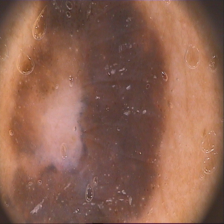
#> input picture datasets/melanoma/IMD058.png, 224 x 224 px
$ jupyter execute --allow-errors Code.ipynb
#> lines starting #> are read from the running program, lines starting #| are printed output that depends on the picture
[cell 1]
import cv2
import os
import numpy as np
from sklearn.svm import SVC
from sklearn.metrics import accuracy_score
from sklearn.model_selection import train_test_split

[cell 2]
parent_folder = 'datasets' #replace with the path of the directory containing the three sub-directories "atypicalNevus","commonNevus","melanoma"

subfolders = [subfolder for subfolder in os.listdir(parent_folder) if os.path.isdir(os.path.join(parent_folder, subfolder))]

all_images = []
all_labels = []

for label, subfolder in enumerate(subfolders):
    subfolder_path = os.path.join(parent_folder, subfolder)
    images = [os.path.join(subfolder_path, image) for image in os.listdir(subfolder_path)]
    all_images.extend(images)
    all_labels.extend([label] * len(images))
#> pass 2 of the loop `for label, subfolder in enumerate(subfolders):`:
#> pass 3 of the loop `for label, subfolder in enumerate(subfolders):`:

train_images, test_images, train_labels, test_labels = train_test_split(
    all_images, all_labels, test_size=0.2, random_state=42
)

[cell 3]
train_images

[cell 4]
classes = ['atypicalNevus', 'commonNevus', 'melanoma']

[cell 5]
def extract_hog_features(image):
    if image is None:
      print("Error: Unable to load the image.")
      return None
    # Convert the image to grayscale
    #print(image)
    gray = cv2.cvtColor(image, cv2.COLOR_BGR2GRAY)
    # Resize the image to a fixed size (optional)
    resized = cv2.resize(gray, (64, 128))
    # Calculate the HoG features
    hog = cv2.HOGDescriptor()
    features = hog.compute(resized)
    return features.flatten()

[cell 6]
len(train_images)

[cell 7]
train_data = []
train_labels1=[]
count = 0
for i in range(len(train_images)):
  image = cv2.imread(train_images[i])
#> image is the input picture: shape (224, 224, 3); mean B, G, R 81.5, 99.2, 142.8
  count = count + 1
  # if count==23:
  #   print(image)
  if image is not None:
    features = extract_hog_features(image)
#> in extract_hog_features, `gray = cv2.cvtColor(image, cv2.COLOR_BGR2GRAY)`:
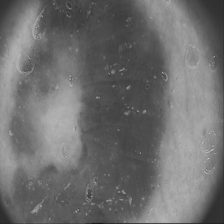
#> gray: shape (224, 224); min 24, max 203, mean 110.2
#> in extract_hog_features, `resized = cv2.resize(gray, (64, 128))`:
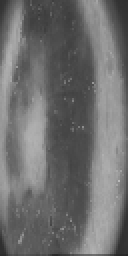
#> resized: shape (128, 64) (shown 2 times larger); min 39, max 186, mean 110.2
#> in extract_hog_features, `features = hog.compute(resized)`: features = 3780 values, max 0.502 at index 3690, min 0 at index 3261, mean 0.125
    #print(count)
    if features is not None:
      train_data.append(features)
      train_labels1.append(train_labels[i])
#> pass 2 of the loop `for i in range(len(train_images)):`:
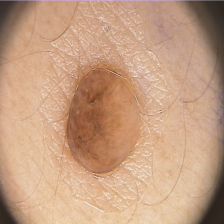
#> input picture datasets/commonNevus/IMD009.png, 224 x 224 px
#> image is the input picture: shape (224, 224, 3); mean B, G, R 129.5, 157.6, 196.5
#> in extract_hog_features (call 2), `gray = cv2.cvtColor(image, cv2.COLOR_BGR2GRAY)`:
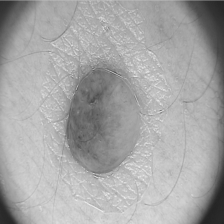
#> gray: shape (224, 224); min 36, max 237, mean 166
#> in extract_hog_features (call 2), `resized = cv2.resize(gray, (64, 128))`:
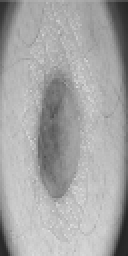
#> resized: shape (128, 64) (shown 2 times larger); min 36, max 223, mean 166
#> in extract_hog_features (call 2), `features = hog.compute(resized)`: features = 3780 values, max 0.557 at index 3374, min 0 at index 3263, mean 0.139
#> pass 3 of the loop `for i in range(len(train_images)):`:
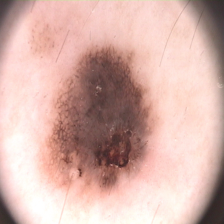
#> input picture datasets/atypicalNevus/IMD004.png, 224 x 224 px
#> image is the input picture: shape (224, 224, 3); mean B, G, R 169.8, 177.6, 213.7
#> in extract_hog_features (call 3), `gray = cv2.cvtColor(image, cv2.COLOR_BGR2GRAY)`:
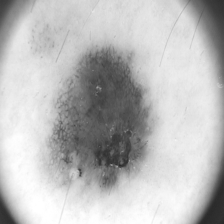
#> gray: shape (224, 224); min 41, max 255, mean 187.5
#> in extract_hog_features (call 3), `resized = cv2.resize(gray, (64, 128))`:
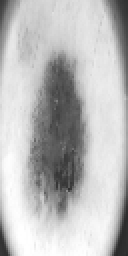
#> resized: shape (128, 64) (shown 2 times larger); min 41, max 255, mean 187.5
#> in extract_hog_features (call 3), `features = hog.compute(resized)`: features = 3780 values, max 0.6 at index 3690, min 0 at index 471, mean 0.121
#> the loop made 4 passes; the first 3 are shown


train_data = np.array(train_data)
# train_labels = np.array(train_labels)

[cell 8]
print(train_data.shape)
#| (4, 3780)

[cell 9]
train_labels = np.array(train_labels1)

## SVM

[cell 10]
svm_model = SVC()
svm_model.fit(train_data, train_labels)

[cell 11]
test_data = []
test_labels1=[]
count = 0
for i in range(len(test_images)):
  image = cv2.imread(test_images[i])
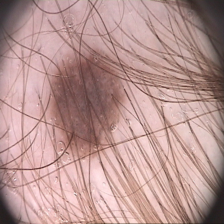
#> input picture datasets/commonNevus/IMD003.png, 224 x 224 px
#> image is the input picture: shape (224, 224, 3); mean B, G, R 146.1, 149.4, 184.2
  count = count + 1
  # if count==23:
  #   print(image)
  if image is not None:
    features = extract_hog_features(image)
#> in extract_hog_features (call 5), `gray = cv2.cvtColor(image, cv2.COLOR_BGR2GRAY)`:
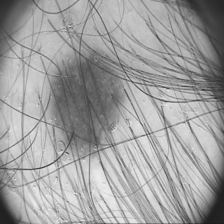
#> gray: shape (224, 224); min 27, max 241, mean 159.4
#> in extract_hog_features (call 5), `resized = cv2.resize(gray, (64, 128))`:
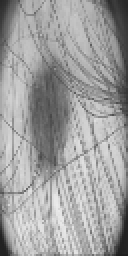
#> resized: shape (128, 64) (shown 2 times larger); min 30, max 235, mean 159.3
#> in extract_hog_features (call 5), `features = hog.compute(resized)`: features = 3780 values, max 0.362 at index 511, min 0.000798 at index 14, mean 0.145
    #print(count)
    if features is not None:
      test_data.append(features)
      test_labels1.append(test_labels[i])


test_data = np.array(test_data)
test_labels = np.array(test_labels1)

[cell 12]
y_pred_test = svm_model.predict(test_data)
#> y_pred_test = [1]
accuracy_test = accuracy_score(test_labels, y_pred_test)
#> accuracy_test = 1
print("Test Accuracy:", accuracy_test)
#| Test Accuracy: 1.0

[cell 13]
y_pred_train = svm_model.predict(train_data)
accuracy_train = accuracy_score(train_labels, y_pred_train)
print("Train Accuracy:", accuracy_train)

[cell 14]
from sklearn.metrics import classification_report, confusion_matrix

# Print the classification report
print("Classification Report:")
#> (the rest of this cell did not finish here and is left out)

[cell 15]
acc=[]
acc.append(accuracy_test)
model=['SVM','Random Forest','Naive Bayes', 'Decision Tree', 'KNN']

## Random Forest Classifier

[cell 16]
from sklearn.ensemble import RandomForestClassifier
r_classifier=RandomForestClassifier()
r_classifier.fit(train_data,train_labels)

[cell 17]
y_pred_test = r_classifier.predict(test_data)
accuracy_test = accuracy_score(test_labels, y_pred_test)
print("Test Accuracy:", accuracy_test)
#| Test Accuracy: 1.0
acc.append(accuracy_test)

[cell 18]
y_pred_train = r_classifier.predict(train_data)
accuracy_train = accuracy_score(train_labels, y_pred_train)
print("Train Accuracy:", accuracy_train)

[cell 19]
# Print the classification report
print("Classification Report:")
#> (the rest of this cell did not finish here and is left out)

## Naive Bayes Classifier

[cell 20]
from sklearn.naive_bayes import GaussianNB
nb_classifier=GaussianNB()
nb_classifier.fit(train_data,train_labels)

[cell 21]
y_pred_test = nb_classifier.predict(test_data)
accuracy_test = accuracy_score(test_labels, y_pred_test)
print("Test Accuracy:", accuracy_test)
#| Test Accuracy: 1.0
acc.append(accuracy_test)

[cell 22]
y_pred_train = nb_classifier.predict(train_data)
accuracy_train = accuracy_score(train_labels, y_pred_train)
print("Train Accuracy:", accuracy_train)

[cell 23]
# Print the classification report
print("Classification Report:")
#> (the rest of this cell did not finish here and is left out)

## Decision Tree Classifier

[cell 24]
from sklearn.tree import DecisionTreeClassifier
dt_classifier=DecisionTreeClassifier()
dt_classifier.fit(train_data,train_labels)

[cell 25]
y_pred_test = dt_classifier.predict(test_data)
accuracy_test = accuracy_score(test_labels, y_pred_test)
print("Test Accuracy:", accuracy_test)
#| Test Accuracy: 1.0
acc.append(accuracy_test)

[cell 26]
y_pred_train = dt_classifier.predict(train_data)
accuracy_train = accuracy_score(train_labels, y_pred_train)
print("Train Accuracy:", accuracy_train)

[cell 27]
# Print the classification report
print("Classification Report:")
#> (the rest of this cell did not finish here and is left out)

## KNN Classifier

[cell 28]
from sklearn.neighbors import KNeighborsClassifier
knn_classifier=KNeighborsClassifier()
knn_classifier.fit(train_data,train_labels)

#> (a cell that did not finish here is left out)

#> (a cell that did not finish here is left out)

[cell 31]
# Print the classification report
print("Classification Report:")
#> (the rest of this cell did not finish here and is left out)

# Comparison

[cell 32]
import matplotlib.pyplot as plt
import seaborn as sns

plt.figure(figsize=[10,5],dpi = 100)
plt.title('Test Accuracy Comparison')
plt.xlabel('Accuracy')
plt.ylabel('Algorithm')
#> (the rest of this cell did not finish here and is left out)

# Displaying Histogram of Oriented Gradients (HoG)

[cell 33]
from skimage.feature import hog
from skimage import data, exposure
from skimage.io import imread


#> (the rest of this cell did not finish here and is left out)

[cell 34]
image = imread('datasets/commonNevus/IMD003.png') #replace the path with the path of the image you want the HoG for

fd, hog_image = hog(
    image,
    orientations=8,
    pixels_per_cell=(16, 16),
    cells_per_block=(1, 1),
    visualize=True,
    channel_axis=-1,
)
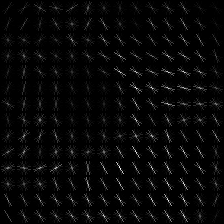
#> hog_image: shape (224, 224) float64; min 0, max 43.34, mean 1.3; drawn with min black and max white
#> fd = 1568 values, max 0.901 at index 1462, min 0 at index 6, mean 0.314

fig, (ax1, ax2) = plt.subplots(1, 2, figsize=(8, 4), sharex=True, sharey=True)

ax1.axis('off')
ax1.imshow(image, cmap=plt.cm.gray)
ax1.set_title('Input image')

# Rescale histogram for better display
hog_image_rescaled = exposure.rescale_intensity(hog_image, in_range=(0, 10))
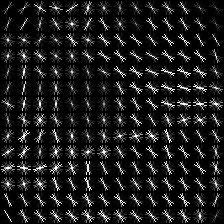
#> hog_image_rescaled: shape (224, 224) float64; min 0, max 1, mean 0.11

ax2.axis('off')
ax2.imshow(hog_image_rescaled, cmap=plt.cm.gray)
ax2.set_title('Histogram of Oriented Gradients')
plt.show()

[cell 35]
image = imread('datasets/melanoma/IMD058.png') #replace the path with the path of the image you want the HoG for

fd, hog_image = hog(
    image,
    orientations=8,
    pixels_per_cell=(16, 16),
    cells_per_block=(1, 1),
    visualize=True,
    channel_axis=-1,
)
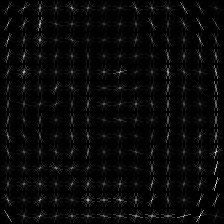
#> hog_image: shape (224, 224) float64; min 0, max 16.15, mean 0.542; drawn with min black and max white
#> fd = 1568 values, max 0.694 at index 1336, min 0 at index 209, mean 0.342

fig, (ax1, ax2) = plt.subplots(1, 2, figsize=(8, 4), sharex=True, sharey=True)

ax1.axis('off')
ax1.imshow(image, cmap=plt.cm.gray)
ax1.set_title('Input image')

# Rescale histogram for better display
hog_image_rescaled = exposure.rescale_intensity(hog_image, in_range=(0, 10))
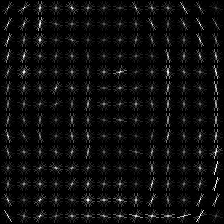
#> hog_image_rescaled: shape (224, 224) float64; min 0, max 1, mean 0.054

ax2.axis('off')
ax2.imshow(hog_image_rescaled, cmap=plt.cm.gray)
ax2.set_title('Histogram of Oriented Gradients')
plt.show()
